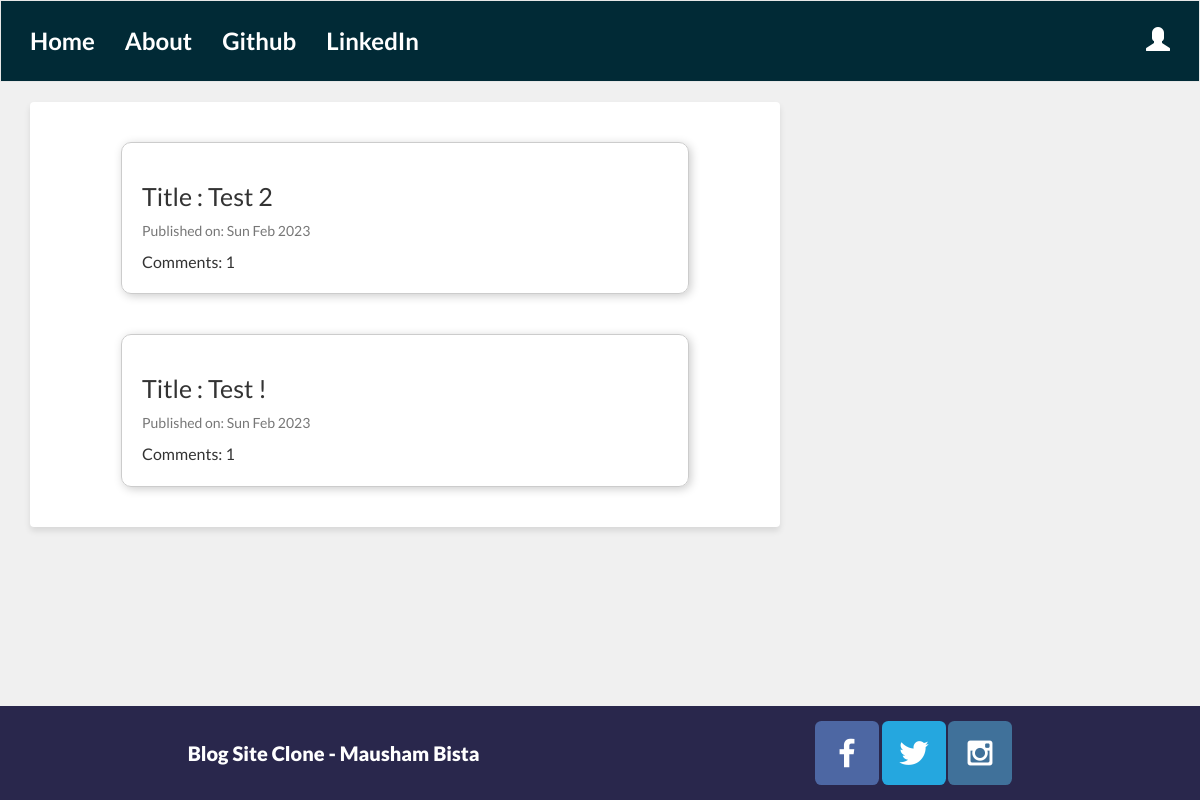
Before: / with the older database file.
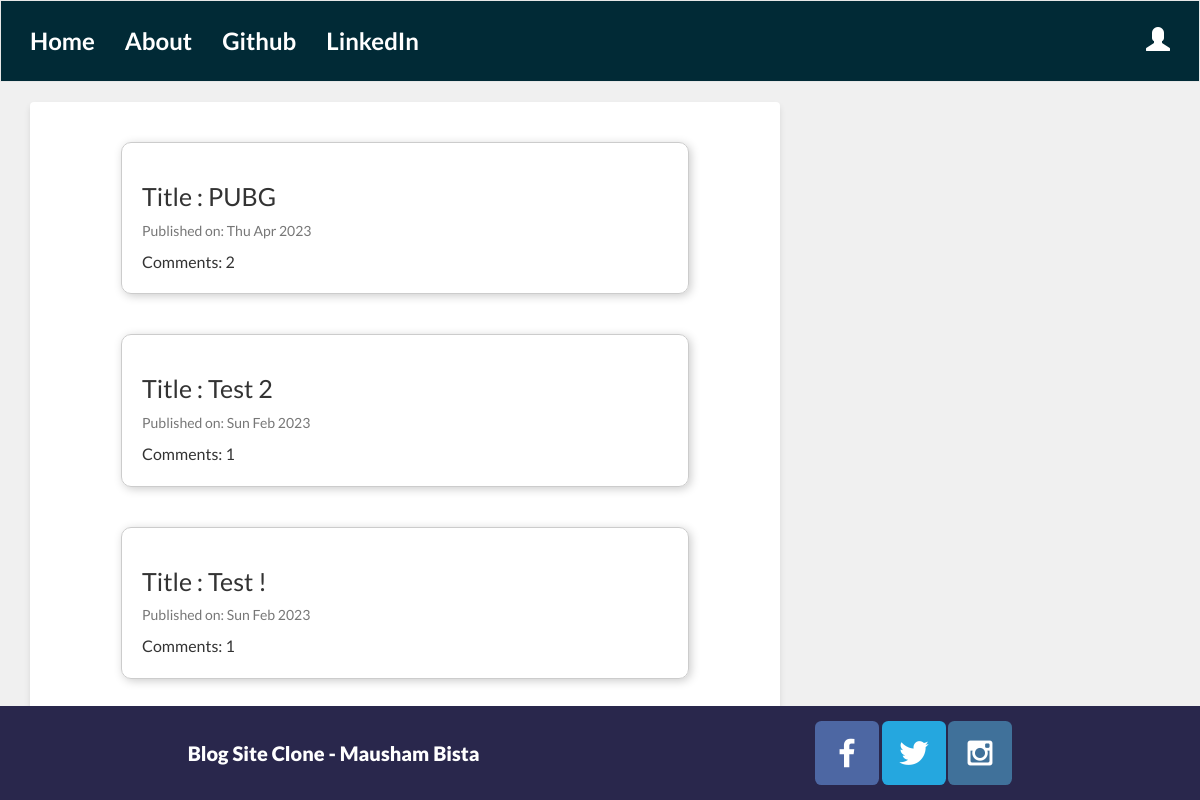
After: the same page with the newer database file.
### blog/models.py (models this page shows, shortened)
class Post(models.Model):
    author = models.ForeignKey(settings.AUTH_USER_MODEL, on_delete=models.CASCADE)
    title = models.CharField(max_length=250)
    text = models.TextField()
    date_of_creation = models.DateTimeField(default=timezone.now)
    published_date = models.DateTimeField(blank=True, null=True)
    def approve_comments(self):
        return self.comments.filter(approved_comments=True)

### blog/views.py (the view)
# urls.py: path('', views.PostListView.as_view(), name='post_list'),
class PostListView(ListView):
    model = Post
    def get_queryset(self):
        return Post.objects.filter(published_date__lte = timezone.now()).order_by('-published_date')

### blog/templates/blog/post_list.html
{% extends "base.html" %}
{% block content %}
    <div class="centerstage">
        {% for post in post_list %}
        <div  class="post">
            <h1><a href="{% url 'post_detail' pk=post.pk %}">Title  :   {{ post.title }}</a></h1>
            <div class="date">
                <p>Published on: {{post.published_date | date:"D M Y"}}</p>
            </div>
            <a href="{% url 'post_detail' pk=post.pk %}">Comments: {{ post.approve_comments.count }}</a>
        </div>
        {% endfor %}
    </div>
{% endblock %}

### blog/templates/blog/base.html (shortened to what this page needs)
<!DOCTYPE html>
{% load static %}
<html lang="en">
<head>
    <link rel="stylesheet" href="https://maxcdn.bootstrapcdn.com/bootstrap/3.4.1/css/bootstrap.min.css">
    <link rel="stylesheet" href="//cdn.jsdelivr.net/npm/medium-editor@latest/dist/css/medium-editor.min.css" type="text/css" media="screen" charset="utf-8">
    <link rel="stylesheet" href="{% static 'css/blog.css'%}">
</head>
<body class="loader">
    <nav class="navbar navbar-default lato custom-nav">
        <div class="container">
            <ul class="nav navbar-nav">
                <li><a class="navbar-brand big" href="{% url 'post_list'%}">Home</a></li>
                <li><a href="{% url 'about' %}">About</a></li>
                <li><a href="https://github.com/">Github</a></li>
                <li><a href="https://www.linkedin.com">LinkedIn</a></li>
            </ul>
            <ul class="nav navbar-nav navbar-right">
                {% if user.is_authenticated %}
                <li>
                    <a href="{% url 'create_post'%}">New Post</a>
                </li>
                <li>
                    <a href="{% url 'post_draft_list'%}">Drafts</a>
                </li>
                <li>
                    <a href="{% url 'logout'%}">Log Out</a>
                </li>
                <li>
                    <a href="">Welcome: {{user.username}}</a>
                </li>
                {% else %}
                <li><a href="{% url 'login' %}"><span class="glyphicon glyphicon-user"></span></a></li>
                {% endif %}
            </ul>
        </div>
    </nav>
    <div class="content container">
        <div class="row">
            <div class="col-md-8">
                <div class="blog_posts">
                    {% block content %}
                    {% endblock %}
                </div>
            </div>
        </div>
    </div>
    <footer>
        <div id="footer">
            <p>Blog Site Clone - Mausham Bista</p>
            <div class="social">
                <a href="https://facebook.com" target="_blank">
                    <img src="../../static/pictures/facebook.png" alt="fb icon">
                </a>
                <a href="https://twitter.com" target="_blank">
                    <img src="../../static/pictures/twitter.png" alt="twitter icon" >
                </a>
                <a href="https://instagram.com" target="_blank">
                    <img src="../../static/pictures/instagram.png" alt="instagram icon" >
                </a>
            </div>
        </div>
    </footer>
</body>
</html>

### blog/static/css/blog.css (style rules this page uses)
body { background-color: #f0f0f0; font-family: 'Lato', sans-serif; color: black; }
.navbar { margin-bottom: 0; border-radius: 0; background-color: #012A36; color: #fff; }
.custom-nav .navbar-nav > li > a { color: #fff; }
.navbar-brand, .navbar-nav li a { line-height: 50px; font-size: 24px; font-weight: bold; color:white; }
.content { margin-top: 20px; }
.blog_posts { background-color: #fff; padding: 20px; border-radius: 4px; box-shadow: 0 4px 6px rgba(0, 0, 0, 0.1); }
.date { font-size: 18px; color: #999; }
#footer { font-family: 'Lato', sans-serif; background-color: #29274C; color: #F0EDEE; padding: 15px 20px; margin-top: 285px; display: flex; justify-content: space-around; align-items: center; position: fixed; left: 0; bottom: 0; width: 100%; text-align: center; }
footer p { font-size: 20px; font-weight: 800; margin: 0; color: #fff; transition: font-style 0.3s; }
footer .social a img { border-radius: 10%; }
.centerstage { display: flex; flex-direction: column; justify-content: center; align-items: center; }
.post { margin: 20px; padding: 20px; border: 1px solid #ccc; border-radius: 10px; box-shadow: 2px 2px 10px #ccc; width: 80%; }
.date { margin-top: 10px; font-size: 14px; color: #777; }
.post a { display: block; margin-top: 10px; font-size: 16px; color: #333; text-decoration: none; }
.post h1 a { font-size: 25px; margin: 0; }

Changed rows visible on the page:
added Post: title "PUBG", published_date "Thu Apr 2023", approve_comments.count "2"
